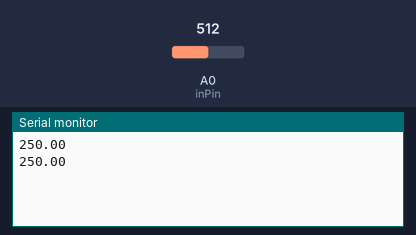
The sketch below on a simulated Arduino Uno, built with avr-gcc and run on an emulated ATmega328P. On the bench: the last lines printed to the serial monitor. The inputs (shaded band) are chosen by the test bench; at power-on: A0 (inPin) = 512.

Above: at 5.8 s.
5.9 s: A0 (inPin) set to 716
At 11.4 s:
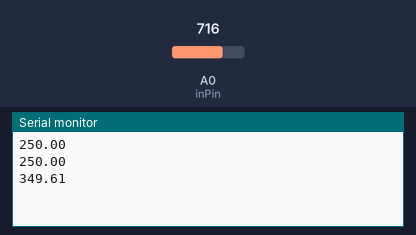
11.9 s: A0 (inPin) set to 900
At 16.4 s:
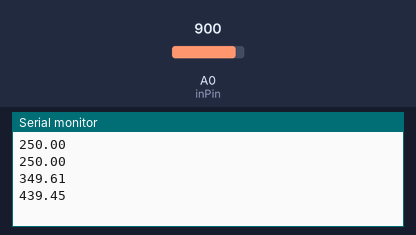
Timing chart, 0 to 17.9 s (numbered marks = the images above; inputs shaded):
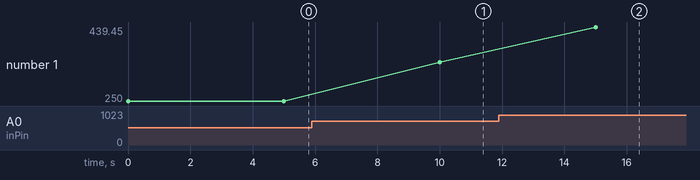

The sketch:

Program.ino
```cpp
const int inPin = 0;

void setup() {
  Serial.begin(9600);
}

void loop() {
  int value = analogRead(inPin);
  float millivolts = (value / 1024.0) * 5000;
  float celsius = millivolts / 10;
  Serial.println(celsius);
  delay(5000);
}
```

Measured:
- after the input at 5.9 s, the serial monitor: prints a new line after 4.1 s (image 1)
- after the input at 11.9 s, the serial monitor: prints a new line after 3.1 s (image 2)
- plotted number 1: 250 → 349.61 after the input at 5.9 s, 349.61 → 439.45 after the input at 11.9 s
